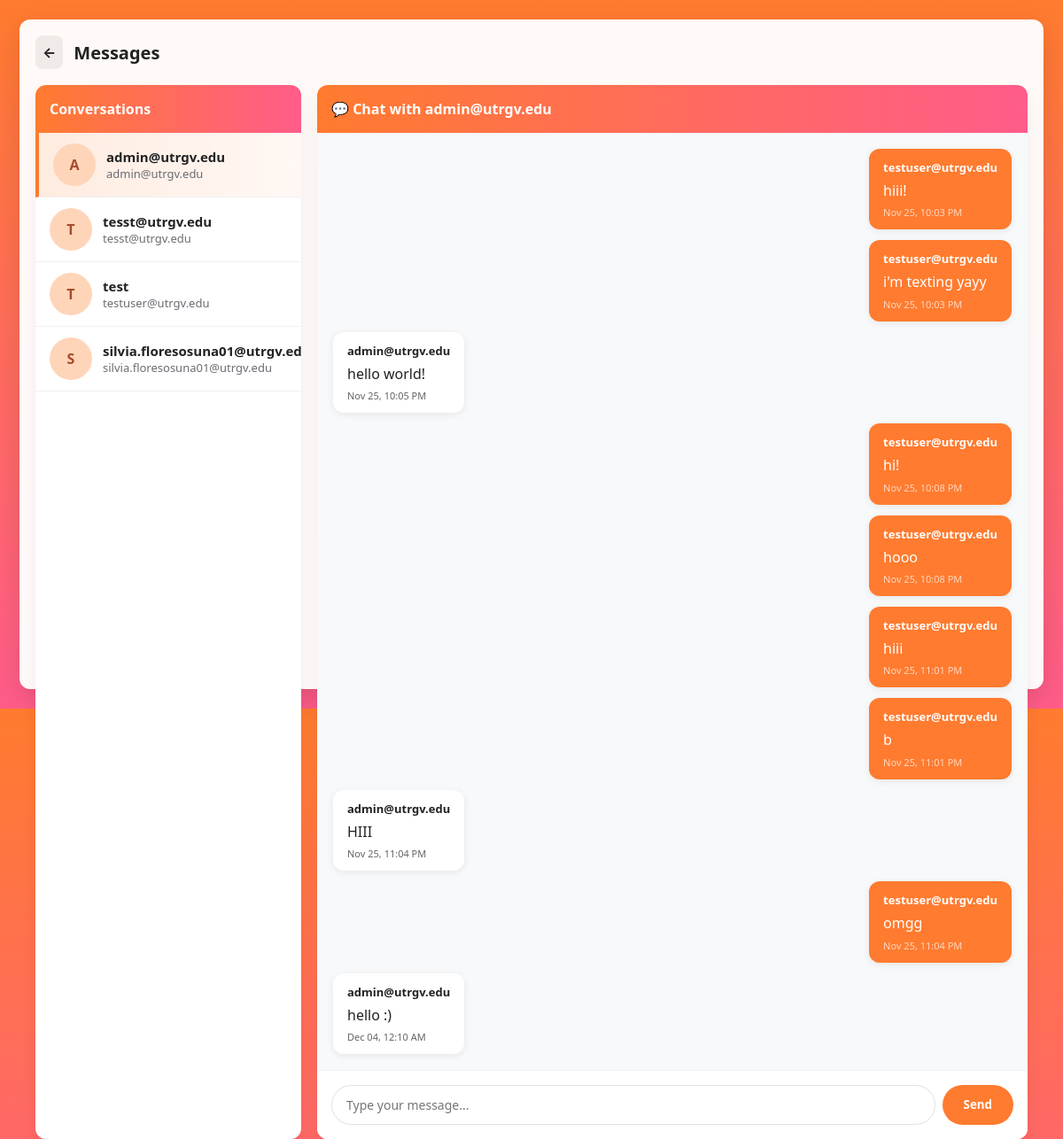
/polls/messages/?user_id=2 (signed in), run on the app's committed database.
### polls/models.py (models this page shows, shortened)
class Message(models.Model):
    message_id = models.AutoField(primary_key=True)
    sender = models.ForeignKey(User, on_delete=models.CASCADE, related_name='sent_messages')
    receiver = models.ForeignKey(User, on_delete=models.CASCADE, related_name='received_messages')
    content = models.TextField()
    timestamp = models.DateTimeField(auto_now_add=True)
    is_read = models.BooleanField(default=False)
    class Meta:
        ordering = ['-timestamp']

### polls/views.py (the view, shortened to what this page needs)
# urls.py: path('messages/', views.messages_view, name='messages'),
def messages_view(request):
    if not request.user.is_authenticated:
        return redirect('login')
    users = User.objects.exclude(id=request.user.id)
    conversation_with = None
    conversation_messages = []
    if 'user_id' in request.GET:
        try:
            conversation_with = User.objects.get(id=request.GET['user_id'])
            conversation_messages = Message.objects.filter(
                Q(sender=request.user, receiver=conversation_with) |
                Q(sender=conversation_with, receiver=request.user)
            ).order_by('timestamp')
            Message.objects.filter(
                sender=conversation_with,
                receiver=request.user,
                is_read=False
            ).update(is_read=True)
        except User.DoesNotExist:
            pass
    context = {
        'users': users,
        'conversation_with': conversation_with,
        'conversation_messages': conversation_messages,
    }
    return render(request, 'main/messages.html', context)

### polls/templates/main/messages.html (shortened to what this page needs)
{% load static %}
<!DOCTYPE html>
<html lang="en">
<head>
  <link rel="stylesheet" href="{% static 'css/messages.css' %}" />
</head>
<body>
  <div class="wrap">
    <header class="top">
      <a href="{% url 'feed' %}" class="back">←</a>
      <div class="page-title">Messages</div>
    </header>
    <div class="messages-container">
      <aside class="users-sidebar">
        <div class="sidebar-header">Conversations</div>
        <div class="users-list">
          {% for user in users %}
          <a href="?user_id={{ user.id }}"
             class="user-item {% if conversation_with and conversation_with.id == user.id %}active{% endif %}">
            <div class="user-avatar">{{ user.username|slice:":1"|upper }}</div>
            <div class="user-info">
              <strong>{{ user.username }}</strong>
              <small>{{ user.email }}</small>
            </div>
          </a>
          {% empty %}
          <div class="empty-state">No users available</div>
          {% endfor %}
        </div>
      </aside>
      <div class="chat-area">
        {% if conversation_with %}
        <div class="chat-card">
          <div class="chat-header">
            💬 Chat with {{ conversation_with.username }}
          </div>
          <div id="chat-messages" class="chat-messages">
            {% for message in conversation_messages %}
            <div class="message {% if message.sender == request.user %}sent{% else %}received{% endif %}">
              <div class="message-bubble">
                <strong>{{ message.sender.username }}</strong>
                <div class="message-content">{{ message.content }}</div>
                <small class="message-time">{{ message.timestamp|date:"M d, h:i A" }}</small>
              </div>
            </div>
            {% empty %}
            <div class="empty-chat">
              <p>No messages yet. Start the conversation!</p>
            </div>
            {% endfor %}
          </div>
          <div class="chat-footer">
            <form id="chat-form">
              <input type="text" id="message-input" placeholder="Type your message..." required autofocus />
              <button type="submit">Send</button>
            </form>
          </div>
        </div>
        {% endif %}
      </div>
    </div>
  </div>
</body>
</html>

### polls/static/css/messages.css (style rules this page uses)
:root { --accent: #ff7b2f; --accent-2: #ff5c8a; --peach: #ffd5b9; --muted: #6b6b73; --card: #ffffff; --maxw: 1200px; }
* { box-sizing: border-box; font-family: system-ui, -apple-system, Segoe UI, Roboto, Helvetica, Arial; }
body { margin: 0; background: linear-gradient(180deg, var(--accent), var(--accent-2)); min-height: 100vh; display: flex; justify-content: center; padding: 22px; }
.wrap { width: 100%; max-width: var(--maxw); background: rgba(255, 255, 255, 0.96); border-radius: 12px; padding: 18px; box-shadow: 0 10px 30px rgba(0, 0, 0, 0.12); }
header.top { display: flex; align-items: center; gap: 12px; margin-bottom: 18px; }
.back { background: rgba(0, 0, 0, 0.06); padding: 8px; border-radius: 8px; cursor: pointer; text-decoration: none; color: #222; font-weight: 700; }
.page-title { font-weight: 800; font-size: 20px; color: #222; }
.messages-container { display: grid; grid-template-columns: 300px 1fr; gap: 18px; height: 600px; }
.users-sidebar { background: #fff; border-radius: 12px; overflow: hidden; box-shadow: 0 8px 18px rgba(0, 0, 0, 0.06); display: flex; flex-direction: column; }
.sidebar-header { background: linear-gradient(90deg, var(--accent), var(--accent-2)); color: white; padding: 16px; font-weight: 700; font-size: 16px; }
.users-list { flex: 1; overflow-y: auto; }
.user-item { display: flex; align-items: center; gap: 12px; padding: 12px 16px; border-bottom: 1px solid #f0f0f0; cursor: pointer; text-decoration: none; color: #222; transition: background 0.2s; }
.user-item.active { background: linear-gradient(90deg, rgba(255, 123, 47, 0.15), rgba(255, 123, 47, 0.05)); border-left: 4px solid var(--accent); }
.user-avatar { width: 48px; height: 48px; border-radius: 50%; background: var(--peach); display: flex; align-items: center; justify-content: center; font-weight: 700; color: #a64b2a; flex-shrink: 0; }
.user-info { flex: 1; min-width: 0; }
.user-info strong { display: block; font-size: 15px; color: #222; }
.user-info small { display: block; font-size: 13px; color: var(--muted); white-space: nowrap; overflow: hidden; text-overflow: ellipsis; }
.chat-area { display: flex; flex-direction: column; }
.chat-card { background: #fff; border-radius: 12px; box-shadow: 0 8px 18px rgba(0, 0, 0, 0.06); display: flex; flex-direction: column; height: 100%; }
.chat-header { background: linear-gradient(90deg, var(--accent), var(--accent-2)); color: white; padding: 16px; font-weight: 700; font-size: 16px; border-radius: 12px 12px 0 0; }
.chat-messages { flex: 1; overflow-y: auto; padding: 18px; background: #f8f9fa; display: flex; flex-direction: column; gap: 12px; }
.message { display: flex; }
.message.sent { justify-content: flex-end; }
.message.received { justify-content: flex-start; }
.message-bubble { max-width: 70%; padding: 12px 16px; border-radius: 12px; box-shadow: 0 2px 8px rgba(0, 0, 0, 0.08); }
.message.sent .message-bubble { background: var(--accent); color: white; }
.message.received .message-bubble { background: white; color: #222; }
.message-bubble strong { font-size: 13px; display: block; margin-bottom: 4px; }
.message-content { margin: 6px 0; line-height: 1.4; }
.message-time { font-size: 11px; opacity: 0.7; display: block; margin-top: 4px; }
.chat-footer { padding: 16px; background: #fff; border-radius: 0 0 12px 12px; border-top: 1px solid #f0f0f0; }
.chat-footer form { display: flex; gap: 8px; }
.chat-footer input[type="text"] { flex: 1; padding: 12px 16px; border: 1px solid #e0e0e0; border-radius: 24px; outline: none; font-size: 14px; }
.chat-footer button { padding: 12px 24px; background: var(--accent); color: white; border: 0; border-radius: 24px; font-weight: 700; cursor: pointer; transition: background 0.2s; }

### data on the page
Message: sender.username "testuser@utrgv.edu", content "hiii!", timestamp "Nov 25, 10:03 PM"
Message: sender.username "testuser@utrgv.edu", content "i'm texting yayy", timestamp "Nov 25, 10:03 PM"
Message: sender.username "admin@utrgv.edu", content "hello world!", timestamp "Nov 25, 10:05 PM"
Message: sender.username "testuser@utrgv.edu", content "hi!", timestamp "Nov 25, 10:08 PM"
Message: sender.username "testuser@utrgv.edu", content "hooo", timestamp "Nov 25, 10:08 PM"
Message: sender.username "testuser@utrgv.edu", content "hiii", timestamp "Nov 25, 11:01 PM"
Message: sender.username "testuser@utrgv.edu", content "b", timestamp "Nov 25, 11:01 PM"
Message: sender.username "admin@utrgv.edu", content "HIII", timestamp "Nov 25, 11:04 PM"
Message: sender.username "testuser@utrgv.edu", content "omgg", timestamp "Nov 25, 11:04 PM"
Message: sender.username "admin@utrgv.edu", content "hello :)", timestamp "Dec 04, 12:10 AM"

### other printed values
{{ user.username|slice:":1"|upper }} "A"
{{ user.username }} "admin@utrgv.edu"
{{ user.email }} "admin@utrgv.edu"
{{ user.username|slice:":1"|upper }} "T"
{{ user.username }} "tesst@utrgv.edu"
{{ user.email }} "tesst@utrgv.edu"
{{ user.username }} "test"
{{ user.email }} "testuser@utrgv.edu"
{{ user.username|slice:":1"|upper }} "S"
{{ user.email }} "silvia.floresosuna01@utrgv.edu"
{{ conversation_with.username }} "admin@utrgv.edu"
